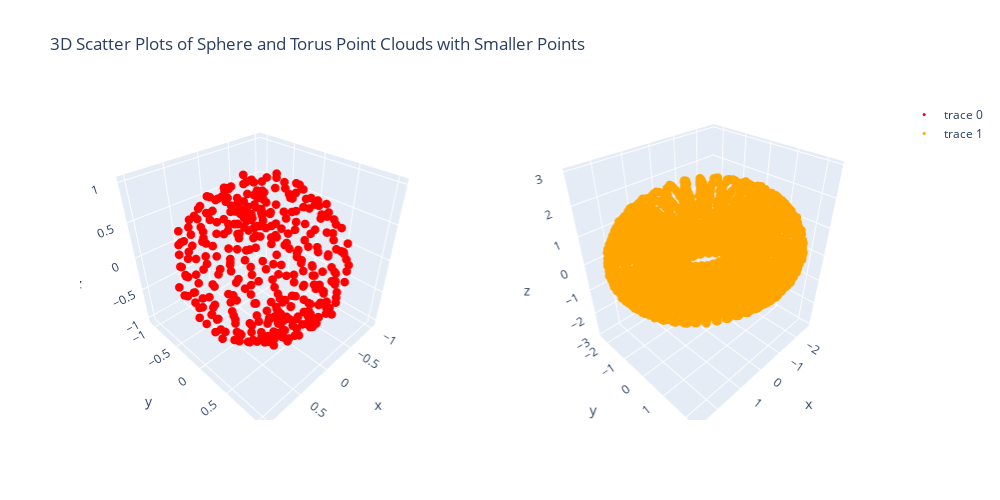

Notebook cell for this chart:
### Markdown cell above
### Plot point clouds

### Code cell
s2_x, s2_y, s2_z = sphere_point_cloud.T

t2_x, t2_y, t2_z = torus_point_cloud.T

fig = make_subplots(
    rows=1, cols=2, specs=[[{"type": "scatter3d"}, {"type": "scatter3d"}]]
)


fig.add_trace(
    go.Scatter3d(
        x=s2_x, y=s2_y, z=s2_z, mode="markers", marker=dict(color="red", size=3)
    ),
    row=1,
    col=1,
)

fig.add_trace(
    go.Scatter3d(
        x=t2_x, y=t2_y, z=t2_z, mode="markers", marker=dict(color="orange", size=3)
    ),
    row=1,
    col=2,
)

fig.update_layout(
    width=1000,
    height=500,
    title_text="3D Scatter Plots of Sphere and Torus Point Clouds with Smaller Points",
)

fig.show()

### Figure 1 — Plotly figure (JSON) as saved in the notebook; plotly's stock layout.template omitted (floating-point values rounded to 4 significant figures; data arrays with more than 128 entries replaced by an {"elided": "..."} marker saying what was removed)
{"data": [{"marker": {"color": "red", "size": 3}, "mode": "markers", "scene": "scene", "type": "scatter3d", "x": {"elided": "400 float values"}, "y": {"elided": "400 float values"}, "z": {"elided": "400 float values"}}, {"marker": {"color": "orange", "size": 3}, "mode": "markers", "scene": "scene2", "type": "scatter3d", "x": {"elided": "1764 float values"}, "y": {"elided": "1764 float values"}, "z": {"elided": "1764 float values"}}], "layout": {"height": 500, "scene": {"domain": {"x": [0, 0.45], "y": [0, 1]}}, "scene2": {"domain": {"x": [0.55, 1], "y": [0, 1]}}, "title": {"text": "3D Scatter Plots of Sphere and Torus Point Clouds with Smaller Points"}, "width": 1000}}
